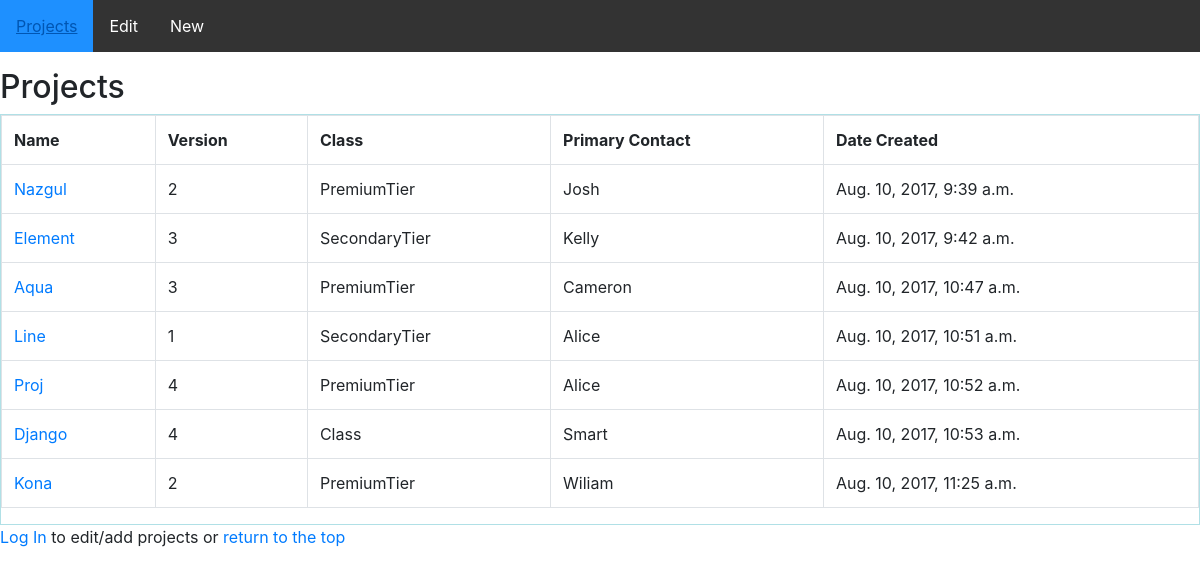
The page / on the database its author committed.
### project/models.py (models this page shows, shortened)
class Project(models.Model):
	project_created_at = models.DateTimeField(auto_now_add=True, null = True, blank = True)
	project_name = models.CharField(verbose_name = "Name", max_length = 20)
	project_version = models.CharField(verbose_name = "Version", max_length=5, choices = [("1", 1), ("2", 2), ("3", 3), ("4", 4), ("5", 5), ("6", 6), ("7", 7), ("8", 8), ("9", 9)])
	project_class = models.CharField(verbose_name = "Class", max_length = 30)
	project_contact_primary = models.CharField(verbose_name = "Primary Contact", max_length = 30)
	project_contact_secondary = models.CharField(verbose_name = "Secondary Contact", null = True, blank = True, max_length = 30, default = 'None')
	history = HistoricalRecords()

### project/views.py (the view)
# urls.py: url(r'^$', list_projects, name='projects'),
def list_projects(request):
	projects = Project.objects.all()
	context = {
		'projects': projects,
	}
	return render(request, "list.html", context)

### project/templates/list.html (shortened to what this page needs)
{% extends "base.html" %}
{% load humanize %}
{% block content %}
	<head>
	</head>
	<body>
	<table class="table table-hover table-bordered">
	  <tr>
	    <th>Name</th>
	    <th>Version</th>
	    <th>Class</th>
	    <th>Primary Contact</th>
	    <th>Date Created</th>
	  </tr>
	  {% for project in projects %}
	  <tr>
	    <td><a href="{% url 'project-detail' project.pk %}">{{ project.project_name }}</a></td>
	    <td>{{ project.project_version }}</td>
	    <td>{{ project.project_class }}</td>
	    <td>{{ project.project_contact_primary }}</td>
	    <td>{{ project.project_created_at }}</td>
	  </tr>
	  {% endfor %}
	</table>
	</body>
{% endblock %}

### prnp/templates/base.html (shortened to what this page needs)
<!DOCTYPE html>
<html>
<head>
    <link rel="stylesheet" href="https://maxcdn.bootstrapcdn.com/bootstrap/4.0.0-alpha.6/css/bootstrap.min.css">
</head>
<body>
	<div class="container-fullwidth">
		{% block nav %}
		<ul id='nav'>
			<li>{% block nav-home %}<a href="{% url 'projects' %}">Projects</a>{% endblock %}</li>
			<li>{% block nav-editproject %}<a href="{% url 'admin-redirect' %}">Edit</a>{% endblock %}</li>
			<li>{% block nav-newproject %}<a href="{% url 'new-project' %}">New</a>{% endblock %}</li>
		</ul>
		{% endblock %}
		{% block header %}
		<h2>Projects</h2>
		{% endblock %}
		<main>
			{% block content %}{% endblock %}
		</main>
		<footer>
			{% block footer %}
			<p><a href="{% url 'admin-redirect' %}">Log In</a> to edit/add projects or <a href="{% url 'projects' %}">return to the top</a></p>
			{% endblock %}
		</footer>
	</div>
</body>
</html>

### prnp/templates/base.html (style rules this page uses)
ul { list-style-type: none; margin: 0; padding: 0; overflow: hidden; background-color: #333; }
li { float: left; }
li a { display: block; color: white; text-align: center; padding: 14px 16px; text-decoration: none; }
main { border: 1px solid powderblue; }

### rows shown on the page
Project: project_name "Nazgul", project_version "2", project_class "PremiumTier", project_contact_primary "Josh", project_created_at "Aug. 10, 2017, 9:39 a.m."
Project: project_name "Element", project_version "3", project_class "SecondaryTier", project_contact_primary "Kelly", project_created_at "Aug. 10, 2017, 9:42 a.m."
Project: project_name "Aqua", project_version "3", project_class "PremiumTier", project_contact_primary "Cameron", project_created_at "Aug. 10, 2017, 10:47 a.m."
Project: project_name "Line", project_version "1", project_class "SecondaryTier", project_contact_primary "Alice", project_created_at "Aug. 10, 2017, 10:51 a.m."
Project: project_name "Proj", project_version "4", project_class "PremiumTier", project_contact_primary "Alice", project_created_at "Aug. 10, 2017, 10:52 a.m."
Project: project_name "Django", project_version "4", project_class "Class", project_contact_primary "Smart", project_created_at "Aug. 10, 2017, 10:53 a.m."
Project: project_name "Kona", project_version "2", project_class "PremiumTier", project_contact_primary "Wiliam", project_created_at "Aug. 10, 2017, 11:25 a.m."
